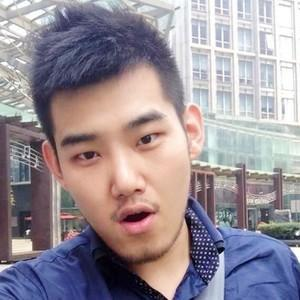
#> input picture flask/opencv/gg.JPG, 300 x 300 px, given in place of the camera
$ python ff.py
#> lines starting #> are read from the running program, lines starting #| are printed output that depends on the picture; after the words box and inside, x2 and y2 are one past the last pixel; in counts of white or black regions, pixels touching at a corner belong together
import cv2
import numpy as np
cv2.namedWindow("test")
cap=cv2.VideoCapture(0)
success, frame = cap.read()
#> frame is the input picture: shape (300, 300, 3); mean B, G, R 151.9, 144.1, 154.1
color = (0,0,0)
classfier=cv2.CascadeClassifier("haarcascade_frontalface_default.xml")
while success:
    success, frame = cap.read()
    size=frame.shape[:2]
#> size = (300, 300)
    image=np.zeros(size,dtype=np.float16)
    image = cv2.cvtColor(frame, cv2.COLOR_BGR2GRAY)
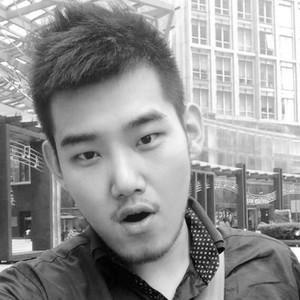
#> image: shape (300, 300); min 1, max 255, mean 148
    cv2.equalizeHist(image, image)
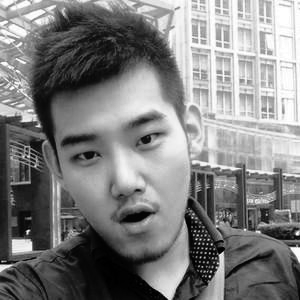
#> image: shape (300, 300); min 0, max 255, mean 128.1
    divisor=8
    h, w = size
#> h = 300; w = 300
    minSize=(w//divisor, h//divisor)
#> minSize = (37, 37)
    faceRects = classfier.detectMultiScale(image, 1.2, 2, cv2.CASCADE_SCALE_IMAGE,minSize)
#> faceRects = [[27, 73, 184, 184]]
    if len(faceRects)>0:
        for faceRect in faceRects:
                x, y, w, h = faceRect
                cv2.rectangle(frame, (x, y), (x+w, y+h), color)
#> this loop made 1 pass
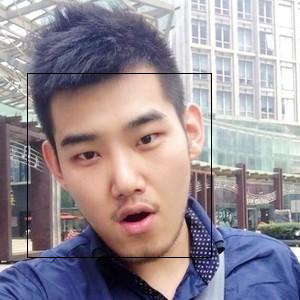
#> frame: shape (300, 300, 3); 0.82% of pixels changed, all inside (x1, y1, x2, y2) = (27, 73, 212, 258)
    cv2.imshow("test", frame)
    key=cv2.waitKey(10)
#> (key Esc is pressed here)
    c = chr(key & 255)
    if c in ['q', 'Q', chr(27)]:
        break
cv2.destroyWindow("test")
